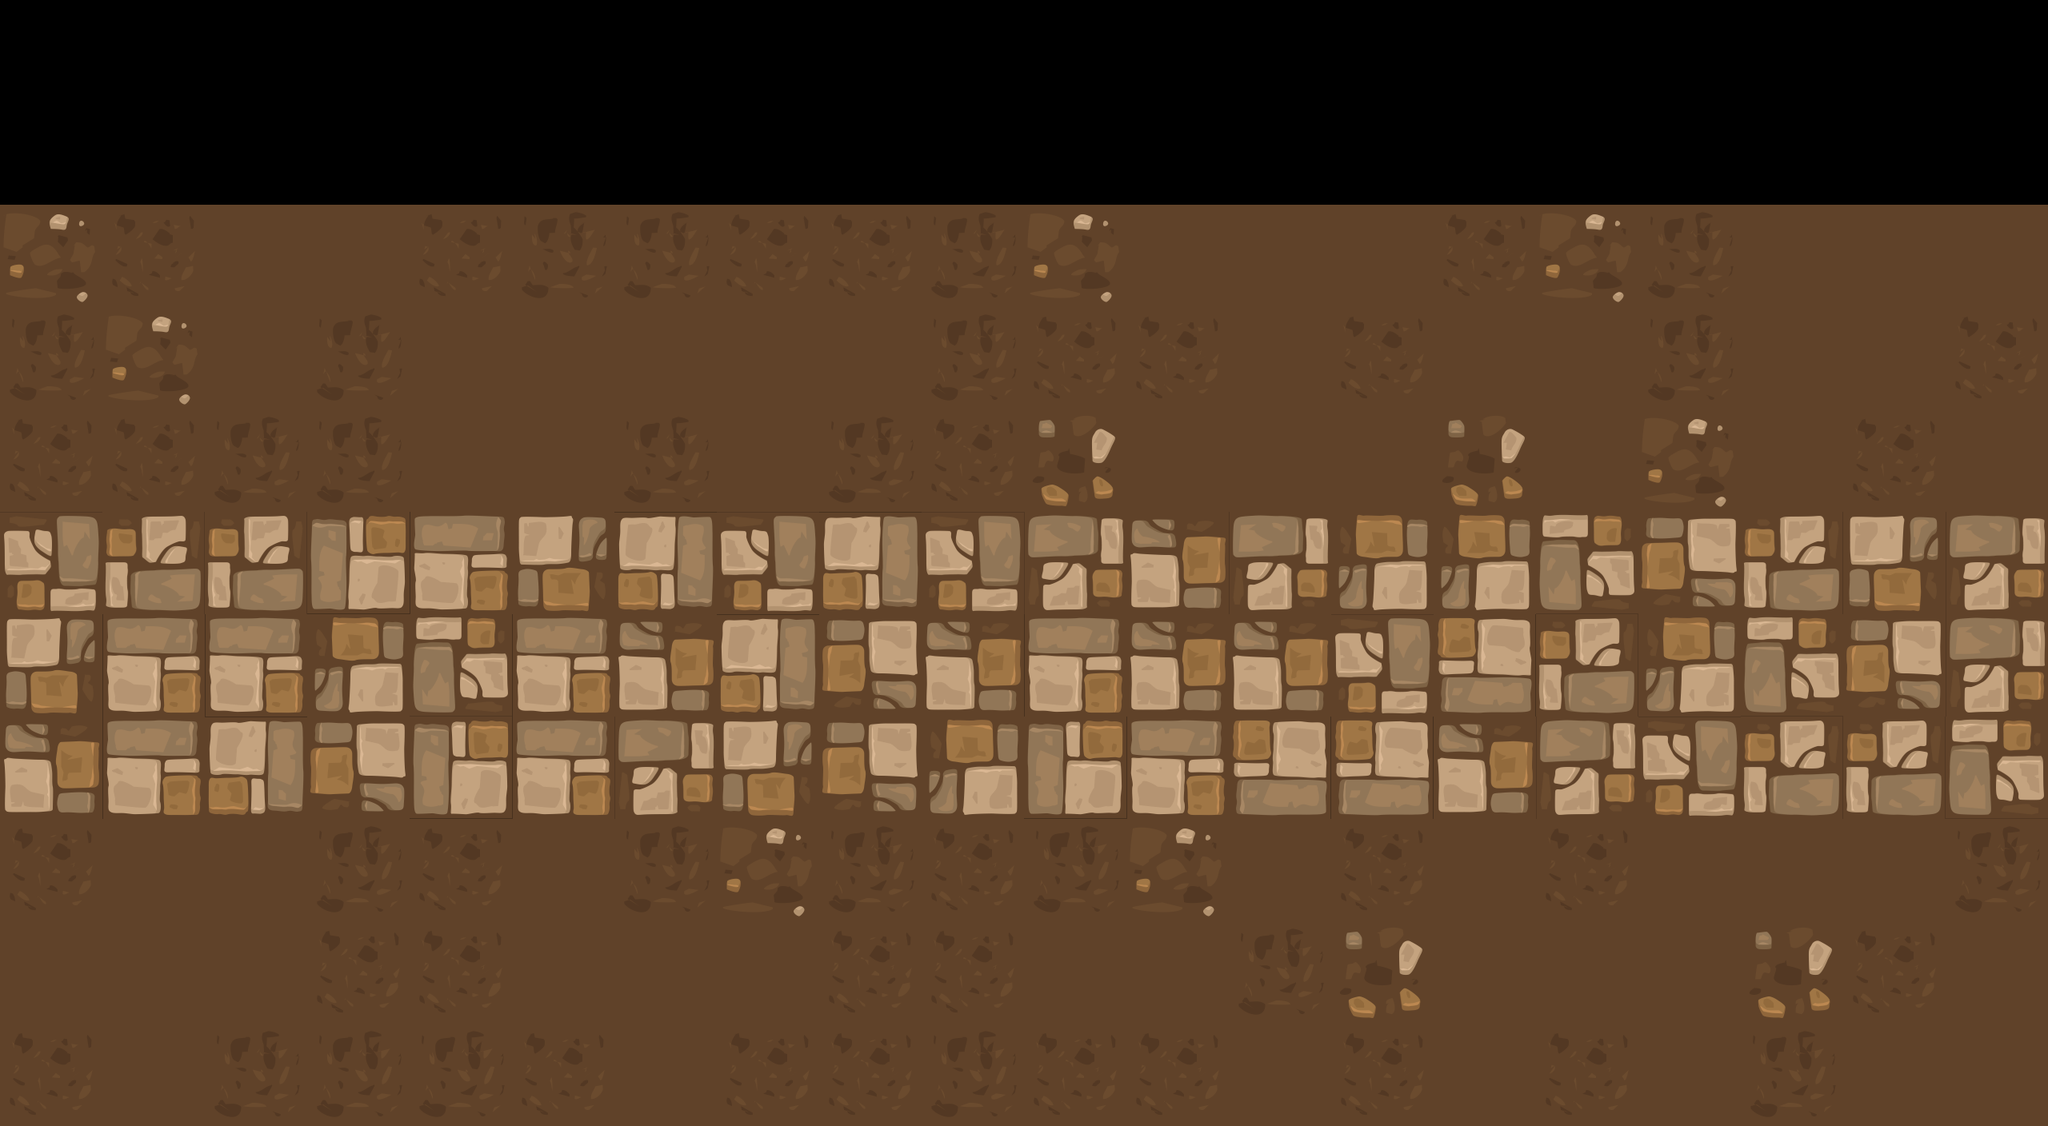

Tiled map render using the project's own tile images. Description and the map definition, with tile-layer contents summarised, below:
An orthogonal 20x11 tile map with 128x128 px tiles, 4 tile layers (Ground, Objects, Overlay2, Overlay), 2 tilesets and 43 objects (30x TileCollisionCircle, 12x TileCollisionRectangle).

<map version="1.0" tiledversion="1.1.3" orientation="orthogonal" renderorder="right-down" width="20" height="11" tilewidth="128" tileheight="128" infinite="0" nextobjectid="244">
 <tileset firstgid="1" source="CombinedAssetsTileset.tsx" />
 <tileset firstgid="1025" source="CollisionShapesTilesets.tsx" />
 <layer name="Ground" width="20" height="11">
  <data>[220 cells, 180 non-empty, 8 distinct tile ids]</data>
 </layer>
 <layer name="Objects" width="20" height="11">
  <data>[220 cells, 62 non-empty, 18 distinct tile ids]</data>
 </layer>
 <layer name="Overlay2" width="20" height="11">
  <data>[220 cells, 48 non-empty, 12 distinct tile ids]</data>
 </layer>
 <layer name="Overlay" width="20" height="11">
  <data>[220 cells, 0 non-empty, 0 distinct tile ids]</data>
 </layer>
 <objectgroup name="Pathing">
  <object id="211" x="-26" y="800">
   <polyline points="0,0 2724,-14" />
  </object>
 </objectgroup>
 <objectgroup name="Collisions">
  <object id="24" type="TileCollisionRectangle" gid="1025" x="-136.303" y="259.212" width="2809.27" height="128">
   <properties>
    <property name="AxisAlignedRectangleInstanceWidth" type="float" value="2809.27" />
    <property name="IsBarrier" type="bool" value="true" />
   </properties>
  </object>
  <object id="25" type="TileCollisionRectangle" gid="1025" x="-137.03" y="1535.21" width="2794" height="128">
   <properties>
    <property name="AxisAlignedRectangleInstanceWidth" type="float" value="2794" />
    <property name="IsBarrier" type="bool" value="true" />
   </properties>
  </object>
  <object id="199" type="TileCollisionRectangle" gid="1025" x="600" y="603" width="356" height="66">
   <properties>
    <property name="AxisAlignedRectangleInstanceHeight" type="float" value="66" />
    <property name="AxisAlignedRectangleInstanceWidth" type="float" value="356" />
   </properties>
  </object>
  <object id="200" type="TileCollisionRectangle" gid="1025" x="64" y="603" width="356" height="66">
   <properties>
    <property name="AxisAlignedRectangleInstanceHeight" type="float" value="66" />
    <property name="AxisAlignedRectangleInstanceWidth" type="float" value="356" />
   </properties>
  </object>
  <object id="201" type="TileCollisionCircle" gid="1026" x="63" y="539" width="128" height="128">
   <properties>
    <property name="Altitude" type="float" value="64" />
    <property name="CircleInstanceRadius" type="float" value="64" />
   </properties>
  </object>
  <object id="202" type="TileCollisionCircle" gid="1026" x="188" y="536" width="128" height="128">
   <properties>
    <property name="Altitude" type="float" value="64" />
    <property name="CircleInstanceRadius" type="float" value="64" />
   </properties>
  </object>
  <object id="203" type="TileCollisionCircle" gid="1026" x="318" y="532" width="128" height="128">
   <properties>
    <property name="Altitude" type="float" value="64" />
    <property name="CircleInstanceRadius" type="float" value="64" />
   </properties>
  </object>
  <object id="204" type="TileCollisionCircle" gid="1026" x="584.5" y="541.5" width="128" height="128">
   <properties>
    <property name="Altitude" type="float" value="64" />
    <property name="CircleInstanceRadius" type="float" value="64" />
   </properties>
  </object>
  <object id="205" type="TileCollisionCircle" gid="1026" x="709.5" y="538.5" width="128" height="128">
   <properties>
    <property name="Altitude" type="float" value="64" />
    <property name="CircleInstanceRadius" type="float" value="64" />
   </properties>
  </object>
  <object id="206" type="TileCollisionCircle" gid="1026" x="839.5" y="534.5" width="128" height="128">
   <properties>
    <property name="Altitude" type="float" value="64" />
    <property name="CircleInstanceRadius" type="float" value="64" />
   </properties>
  </object>
  <object id="212" type="TileCollisionCircle" gid="1026" x="1353.5" y="530.5" width="128" height="128">
   <properties>
    <property name="Altitude" type="float" value="64" />
    <property name="CircleInstanceRadius" type="float" value="64" />
   </properties>
  </object>
  <object id="213" type="TileCollisionCircle" gid="1026" x="1223.5" y="534.5" width="128" height="128">
   <properties>
    <property name="Altitude" type="float" value="64" />
    <property name="CircleInstanceRadius" type="float" value="64" />
   </properties>
  </object>
  <object id="214" type="TileCollisionRectangle" gid="1025" x="1114" y="599" width="356" height="66">
   <properties>
    <property name="AxisAlignedRectangleInstanceHeight" type="float" value="66" />
    <property name="AxisAlignedRectangleInstanceWidth" type="float" value="356" />
   </properties>
  </object>
  <object id="215" type="TileCollisionCircle" gid="1026" x="1098.5" y="537.5" width="128" height="128">
   <properties>
    <property name="Altitude" type="float" value="64" />
    <property name="CircleInstanceRadius" type="float" value="64" />
   </properties>
  </object>
  <object id="216" type="TileCollisionCircle" gid="1026" x="1855.5" y="520.5" width="128" height="128">
   <properties>
    <property name="Altitude" type="float" value="64" />
    <property name="CircleInstanceRadius" type="float" value="64" />
   </properties>
  </object>
  <object id="217" type="TileCollisionCircle" gid="1026" x="1725.5" y="524.5" width="128" height="128">
   <properties>
    <property name="Altitude" type="float" value="64" />
    <property name="CircleInstanceRadius" type="float" value="64" />
   </properties>
  </object>
  <object id="218" type="TileCollisionRectangle" gid="1025" x="1616" y="589" width="356" height="66">
   <properties>
    <property name="AxisAlignedRectangleInstanceHeight" type="float" value="66" />
    <property name="AxisAlignedRectangleInstanceWidth" type="float" value="356" />
   </properties>
  </object>
  <object id="219" type="TileCollisionCircle" gid="1026" x="1600.5" y="527.5" width="128" height="128">
   <properties>
    <property name="Altitude" type="float" value="64" />
    <property name="CircleInstanceRadius" type="float" value="64" />
   </properties>
  </object>
  <object id="220" type="TileCollisionCircle" gid="1026" x="2377.5" y="532.5" width="128" height="128">
   <properties>
    <property name="Altitude" type="float" value="64" />
    <property name="CircleInstanceRadius" type="float" value="64" />
   </properties>
  </object>
  <object id="221" type="TileCollisionCircle" gid="1026" x="2247.5" y="536.5" width="128" height="128">
   <properties>
    <property name="Altitude" type="float" value="64" />
    <property name="CircleInstanceRadius" type="float" value="64" />
   </properties>
  </object>
  <object id="222" type="TileCollisionRectangle" gid="1025" x="2138" y="601" width="356" height="66">
   <properties>
    <property name="AxisAlignedRectangleInstanceHeight" type="float" value="66" />
    <property name="AxisAlignedRectangleInstanceWidth" type="float" value="356" />
   </properties>
  </object>
  <object id="223" type="TileCollisionCircle" gid="1026" x="2122.5" y="539.5" width="128" height="128">
   <properties>
    <property name="Altitude" type="float" value="64" />
    <property name="CircleInstanceRadius" type="float" value="64" />
   </properties>
  </object>
  <object id="224" type="TileCollisionCircle" gid="1026" x="2383.5" y="1036.5" width="128" height="128">
   <properties>
    <property name="Altitude" type="float" value="64" />
    <property name="CircleInstanceRadius" type="float" value="64" />
   </properties>
  </object>
  </objectgroup>
</map>
<!-- 19 of 43 objects omitted -->
